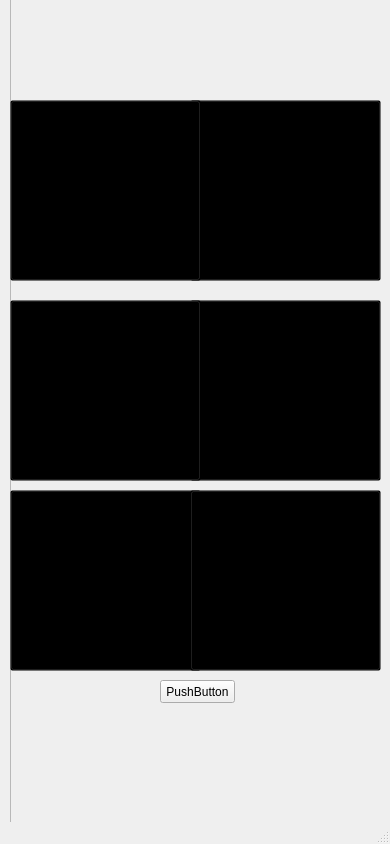
<?xml version="1.0" encoding="UTF-8"?>
<ui version="4.0">
 <class>MainWindow</class>
 <widget class="QMainWindow" name="MainWindow">
  <property name="geometry">
   <rect>
    <x>0</x>
    <y>0</y>
    <width>390</width>
    <height>844</height>
   </rect>
  </property>
  <property name="minimumSize">
   <size>
    <width>390</width>
    <height>844</height>
   </size>
  </property>
  <property name="maximumSize">
   <size>
    <width>390</width>
    <height>844</height>
   </size>
  </property>
  <property name="windowTitle">
   <string>MainWindow</string>
  </property>
  <widget class="QWidget" name="centralwidget">
   <widget class="QFrame" name="frame">
    <property name="geometry">
     <rect>
      <x>10</x>
      <y>-10</y>
      <width>381</width>
      <height>851</height>
     </rect>
    </property>
    <property name="frameShape">
     <enum>QFrame::StyledPanel</enum>
    </property>
    <property name="frameShadow">
     <enum>QFrame::Raised</enum>
    </property>
    <widget class="QLabel" name="label">
     <property name="geometry">
      <rect>
       <x>0</x>
       <y>0</y>
       <width>371</width>
       <height>831</height>
      </rect>
     </property>
     <property name="text">
      <string/>
     </property>
     <property name="pixmap">
      <pixmap>../../../Downloads/planner (2).png</pixmap>
     </property>
     <property name="scaledContents">
      <bool>true</bool>
     </property>
    </widget>
    <widget class="QPushButton" name="bcaa">
     <property name="geometry">
      <rect>
       <x>180</x>
       <y>310</y>
       <width>191</width>
       <height>181</height>
      </rect>
     </property>
     <property name="styleSheet">
      <string notr="true">
background-color: transparent ;</string>
     </property>
     <property name="text">
      <string notr="true"/>
     </property>
     <property name="icon">
      <iconset>
       <normaloff>../../../Downloads/Design_sem_nome__9_-removebg-preview.png</normaloff>../../../Downloads/Design_sem_nome__9_-removebg-preview.png</iconset>
     </property>
     <property name="iconSize">
      <size>
       <width>190</width>
       <height>200</height>
      </size>
     </property>
     <property name="checkable">
      <bool>true</bool>
     </property>
     <property name="checked">
      <bool>false</bool>
     </property>
     <property name="default">
      <bool>false</bool>
     </property>
    </widget>
    <widget class="QPushButton" name="whey">
     <property name="geometry">
      <rect>
       <x>0</x>
       <y>500</y>
       <width>191</width>
       <height>181</height>
      </rect>
     </property>
     <property name="styleSheet">
      <string notr="true">
background-color: transparent ;</string>
     </property>
     <property name="text">
      <string notr="true"/>
     </property>
     <property name="icon">
      <iconset>
       <normaloff>../../../Downloads/L-Arginina__5_-removebg-preview.png</normaloff>../../../Downloads/L-Arginina__5_-removebg-preview.png</iconset>
     </property>
     <property name="iconSize">
      <size>
       <width>190</width>
       <height>200</height>
      </size>
     </property>
     <property name="checkable">
      <bool>true</bool>
     </property>
     <property name="checked">
      <bool>false</bool>
     </property>
     <property name="default">
      <bool>false</bool>
     </property>
    </widget>
    <widget class="QPushButton" name="glutamina">
     <property name="geometry">
      <rect>
       <x>0</x>
       <y>310</y>
       <width>191</width>
       <height>181</height>
      </rect>
     </property>
     <property name="styleSheet">
      <string notr="true">
background-color: transparent ;</string>
     </property>
     <property name="text">
      <string notr="true"/>
     </property>
     <property name="icon">
      <iconset>
       <normaloff>../../../Downloads/omega3.png</normaloff>../../../Downloads/omega3.png</iconset>
     </property>
     <property name="iconSize">
      <size>
       <width>190</width>
       <height>200</height>
      </size>
     </property>
     <property name="checkable">
      <bool>true</bool>
     </property>
     <property name="checked">
      <bool>false</bool>
     </property>
     <property name="default">
      <bool>false</bool>
     </property>
    </widget>
    <widget class="QPushButton" name="creatina">
     <property name="geometry">
      <rect>
       <x>180</x>
       <y>110</y>
       <width>191</width>
       <height>181</height>
      </rect>
     </property>
     <property name="styleSheet">
      <string notr="true">
background-color: transparent ;</string>
     </property>
     <property name="text">
      <string notr="true"/>
     </property>
     <property name="icon">
      <iconset>
       <normaloff>../../../Downloads/L-Arginina (4).png</normaloff>../../../Downloads/L-Arginina (4).png</iconset>
     </property>
     <property name="iconSize">
      <size>
       <width>190</width>
       <height>200</height>
      </size>
     </property>
     <property name="checkable">
      <bool>true</bool>
     </property>
     <property name="checked">
      <bool>false</bool>
     </property>
     <property name="default">
      <bool>false</bool>
     </property>
    </widget>
    <widget class="QPushButton" name="l_arginina">
     <property name="geometry">
      <rect>
       <x>0</x>
       <y>110</y>
       <width>191</width>
       <height>181</height>
      </rect>
     </property>
     <property name="styleSheet">
      <string notr="true">
background-color: transparent ;</string>
     </property>
     <property name="text">
      <string notr="true"/>
     </property>
     <property name="icon">
      <iconset>
       <normaloff>../../../Downloads/L-Arginina.png</normaloff>../../../Downloads/L-Arginina.png</iconset>
     </property>
     <property name="iconSize">
      <size>
       <width>190</width>
       <height>200</height>
      </size>
     </property>
     <property name="checkable">
      <bool>true</bool>
     </property>
     <property name="checked">
      <bool>false</bool>
     </property>
     <property name="default">
      <bool>false</bool>
     </property>
    </widget>
    <widget class="QPushButton" name="omega3">
     <property name="geometry">
      <rect>
       <x>180</x>
       <y>500</y>
       <width>191</width>
       <height>181</height>
      </rect>
     </property>
     <property name="styleSheet">
      <string notr="true">
background-color: transparent ;</string>
     </property>
     <property name="text">
      <string notr="true"/>
     </property>
     <property name="icon">
      <iconset>
       <normaloff>../../../Downloads/glutamia.png</normaloff>../../../Downloads/glutamia.png</iconset>
     </property>
     <property name="iconSize">
      <size>
       <width>190</width>
       <height>200</height>
      </size>
     </property>
     <property name="checkable">
      <bool>true</bool>
     </property>
     <property name="checked">
      <bool>false</bool>
     </property>
     <property name="default">
      <bool>false</bool>
     </property>
    </widget>
    <widget class="QPushButton" name="botao">
     <property name="geometry">
      <rect>
       <x>150</x>
       <y>690</y>
       <width>75</width>
       <height>23</height>
      </rect>
     </property>
     <property name="text">
      <string>PushButton</string>
     </property>
    </widget>
   </widget>
  </widget>
  <widget class="QStatusBar" name="statusbar"/>
 </widget>
 <resources/>
 <connections/>
</ui>
